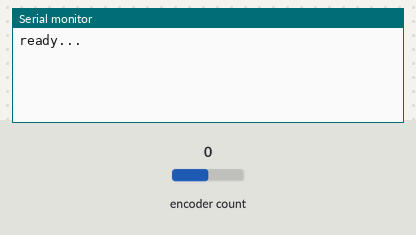
Bench run of a sketch on a simulated Arduino Uno, built with avr-gcc and run on an emulated ATmega328P. Parts: the last lines printed to the serial monitor. The test bench sets the inputs (shaded band); at power-on: encoder count 0.

Above: at 1.2 s.
1.3 s: encoder count set to 1
At 1.7 s:
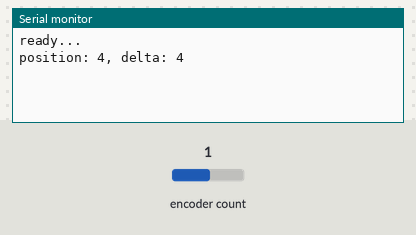
2.8 s: encoder count set to 2
At 4.0 s:
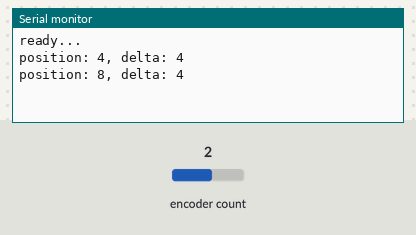

The sketch:

encoder.ino
```cpp
// Test an encoder using interrupts


// http://www.pjrc.com/teensy/td_libs_Encoder.html
#include <Encoder.h>


#define LED         13


Encoder knob(3, 2);
volatile long position = -999;

void setup() {
    delay(50);
    position = knob.read();
    Serial.begin(9600);
    Serial.println("ready...");
}


void loop() {
    long new_pos = knob.read();
    if (new_pos != position) {
        long delta = new_pos - position;
        if (delta > 100) {
            position = new_pos;
            return;
        }
        Serial.print("position: ");
        Serial.print(new_pos);
        Serial.print(", delta: ");
        Serial.println(delta);
    }
    position = new_pos;
}
```

Measured:
- after the input at 1.3 s, the serial monitor: prints a new line at once (image 1)
- after the input at 2.8 s, the serial monitor: prints a new line at once (image 2)
